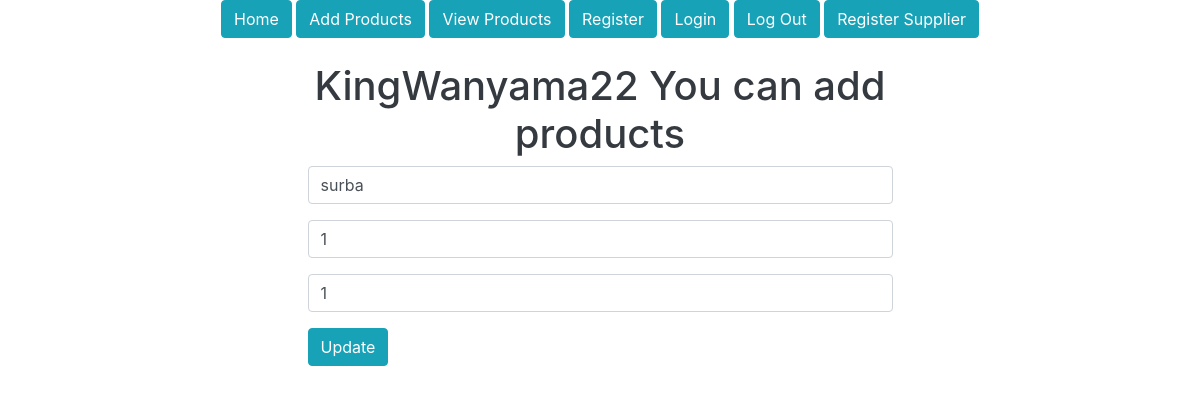
Screenshot of /update-product/6 (signed in) with the database file from the repository.
### midMorningDjangoRegistration1/models.py (models this page shows)
class Product (models.Model) :
    prod_name = models. CharField(max_length =30, blank = False, null = False)
    prod_quantity = models. CharField(max_length=30, blank=False, null=False)
    prod_price = models. CharField(max_length=30, blank=False, null=False)

### midMorningDjangoRegistration1/views.py (the view, shortened to what this page needs)
# urls.py: path('update-product/<id>', general_views.update_product, name='update-product'),
@login_required
def update_product(request,id):
    product = Product.objects.get(id=id)
    return render(request, 'updateproduct.html', {'product': product})

### templates/updateproduct.html (shortened to what this page needs)
{% extends 'base.html' %}
{% load static %}
{% load crispy_forms_filters %}
{% load crispy_forms_tags %}
{% block content %}
    <section class="form-section">
        <div class="form-section-container">
            <div class="row">
                <div class="col-3"></div>
                <div class="col-6">
                    <h1 class="text-dark text-center"> {{ user.username }} You can add products</h1>
                    <form action="" method="post">
                        <div class="form-group">
                            <input value="{{ product.prod_name }}" class="form-control" name="jina" type="text" placeholder="Enter name" required>
                        </div>
                        <div class="form-group">
                            <input  value="{{ product.prod_quantity }}"class="form-control" name="kiasi" type="text" placeholder="Enter quantity" required>
                        </div>
                        <div class="form-group">
                            <input value="{{ product.prod_price }}"class="form-control" name="bei" type="text" placeholder="Enter price" required>
                        </div>
                        <div class="form-group">
                            <input class="btn btn-info" type="submit" value="Update">
                        </div>
                    </form>
                </div>
                <div class="col-3"></div>
            </div>
        </div>
    </section>
{% endblock %}

### rows the page displays
Product: jina "surba", kiasi "1", bei "1"

### other values shown
{{ user.username }} "KingWanyama22"
